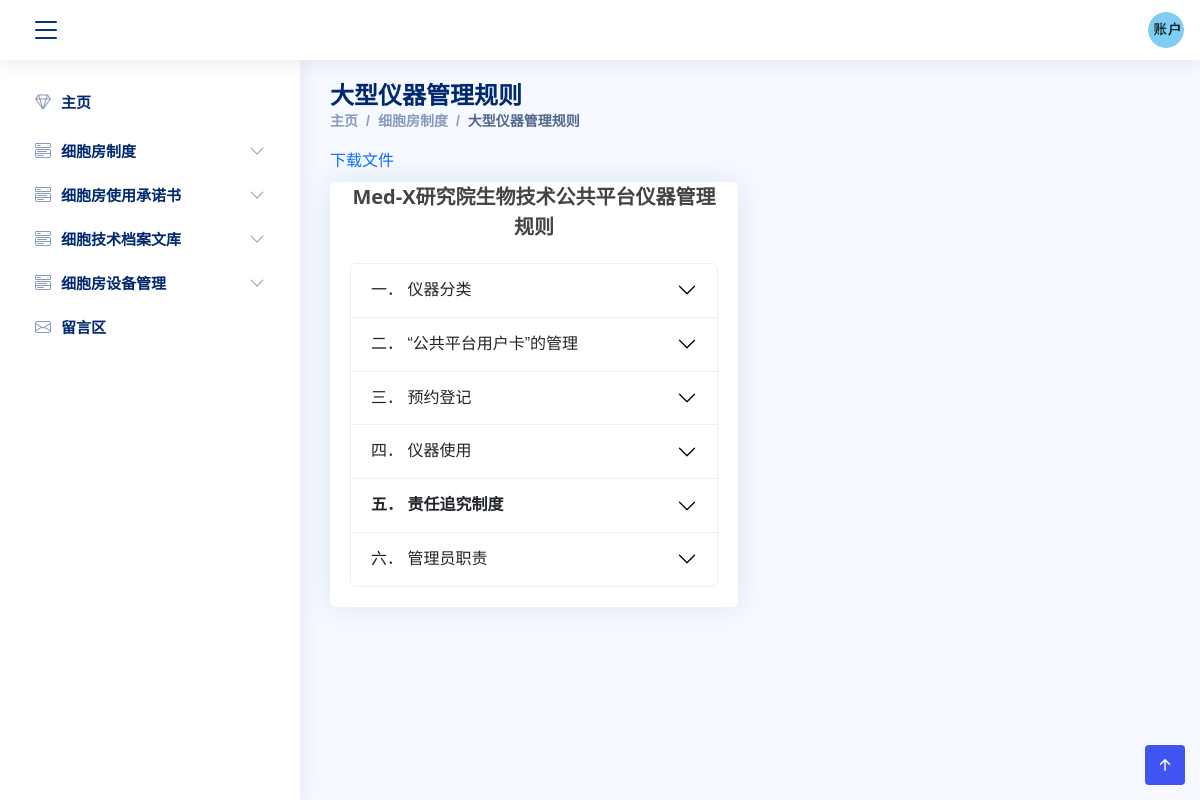
The page /unit/2 (signed in) on the database its author committed.
### MainApp/models.py (models this page shows, shortened)
class UnitGroup(models.Model):
    name = models.CharField('名称', max_length=128)
    class Meta:
        verbose_name = '单元组'
        verbose_name_plural = verbose_name

class Unit(models.Model):
    name = models.CharField('名称', max_length=128)
    file = models.ForeignKey(File, related_name='file', on_delete=models.PROTECT)
    group = models.ForeignKey(UnitGroup, related_name='unit_group', on_delete=models.PROTECT)
    content = models.TextField('内容')
    class Meta:
        verbose_name = '单元'
        verbose_name_plural = verbose_name

### MainApp/views.py (the view)
# urls.py: path('unit/<int:unit_id>', views.unit, name='unit'),
def unit(request, unit_id: int):
    if request.session.get('is_login', None) is not True:
        return redirect('MainApp:login')
    user_id = request.session.get('user_id')
    user = User.objects.get(id=user_id)
    query_unit = Unit.objects.get(id=unit_id)
    unit_groups = UnitGroup.objects.all()
    groups = []
    for group in unit_groups:
        groups.append({
            'group': group,
            'units': Unit.objects.filter(group=group)
        })
    return render(request, 'unit.html', {'user': user, 'unit': query_unit, 'groups': groups})

### MainApp/templates/unit.html (shortened to what this page needs)
{% load static %}
<!DOCTYPE html>
<html lang="zh">
<head>
    <link href="https://cdn.bootcdn.net/ajax/libs/twitter-bootstrap/5.2.0/css/bootstrap.min.css" rel="stylesheet">
    <link href="{% static 'vendor/bootstrap-icons/bootstrap-icons.css' %}" rel="stylesheet">
    <link href="{% static 'css/style.css' %}" rel="stylesheet">
</head>
<body>
{% include 'base.html' %}
<main id="main" class="main">
    <div class="pagetitle">
        <h1>{{ unit.name }}</h1>
        <nav>
            <ol class="breadcrumb">
                <li class="breadcrumb-item"><a href="{% url 'MainApp:index' %}">主页</a></li>
                <li class="breadcrumb-item">{{ unit.group.name }}</li>
                <li class="breadcrumb-item active">{{ unit.name }}</li>
            </ol>
        </nav>
        <a href="{% url 'MainApp:download' file_id=unit.file.id %}" class="link-primary">下载文件</a>
    </div>
    <section class="section">
        <div class="row align-items-top">
            <div class="col-lg-6">
                <div class="card">
                    <div class="card-body">
                        {% autoescape off %}
                            {{ unit.content }}
                        {% endautoescape %}
                    </div>
                </div>
            </div>
        </div>
    </section>
</main>
{% include 'footer.html' %}
</body>
</html>

### MainApp/templates/base.html (shortened to what this page needs)
{% load static %}
<!DOCTYPE html>
<html lang="zh">
<header class="header fixed-top d-flex align-items-center">
    <div class="d-flex align-items-center justify-content-between">
        <i class="bi bi-list toggle-sidebar-btn"></i>
    </div>
    <nav class="header-nav ms-auto">
        <ul class="d-flex align-items-center">
            <li class="nav-item dropdown pe-3">
                <a class="nav-link nav-profile d-flex align-items-center pe-0" href="#" data-bs-toggle="dropdown"
                   aria-expanded="false">
                    <img src="{% static 'img/account.png' %}" alt="Profile" class="rounded-circle">
                </a>
            </li>
        </ul>
    </nav>
</header>
<aside class="sidebar" id="sidebar">
    <ul class="sidebar-nav" id="sidebar-nav">
        <li class="nav-item">
            <a class="nav-link collapsed" href="{% url 'MainApp:index' %}">
                <i class="bi bi-gem"></i>
                <span>主页</span>
            </a>
        </li>
        {% for item in groups %}
            <a class="nav-link collapsed" data-bs-target="#model{{ item.group.id }}" data-bs-toggle="collapse" href="#">
                <i class="bi bi-menu-button-wide"></i><span>{{ item.group.name }}</span><i
                    class="bi bi-chevron-down ms-auto"></i>
            </a>
        {% endfor %}
        <li class="nav-item">
            <a class="nav-link collapsed" href="{% url 'MainApp:comments' %}">
                <i class="bi bi-envelope"></i>
                <span>留言区</span>
            </a>
        </li>
    </ul>
</aside>
</html>

### MainApp/static/css/style.css (style rules this page uses)
body { margin: 0; padding: 0; font-family: 'Source Sans Pro', sans-serif; background: #000000 radial-gradient(ellipse at center, rgba(8, 15, 15, 1) 0%, rgba(0, 0, 0, 1) 100%); filter: progid:DXImageTransform.Microsoft.gradient(startColorstr='#080F0F', endColorstr='#000000', GradientType=1); }
html { -ms-overflow-style: scrollbar; }
.alltrans, a, input[type="button"], input[type="submit"], button, table th, table td, .navigation-menu > li > a span:after, .btn, .btn:after, .section-title:after, .service-icon, .owl-dot, .owl-nav > div, .blog-img img, .owl-nav > div:before, .portfolio-box:after, .portfolio-box img, .portfolio-content { -webkit-transition: all 0.4s ease; transition: all 0.4s ease; }
a { color: #e52225; text-decoration: none; }
strong { font-weight: 700; }
p { margin: 0 0 20px; }
h1, h2, h3, h4, h5, h6 { line-height: 1.3; margin: 0 0 15px; font-weight: 700; color: #0f0f0f; text-transform: capitalize; font-family: 'Amatic SC', cursive; }
h1, h2 { font-size: 60px; }
:root { --input-padding-x: 1.5rem; --input-padding-y: .75rem; }
:root { scroll-behavior: smooth; }
body { font-family: "Open Sans", sans-serif; background: #f6f9ff; color: #444444; }
a { color: #4154f1; text-decoration: none; }
h1, h2, h3, h4, h5, h6 { font-family: "Nunito", sans-serif; }
#main { margin-top: 60px; padding: 20px 30px; transition: all 0.3s; }
.pagetitle { margin-bottom: 10px; }
.pagetitle h1 { font-size: 24px; margin-bottom: 0; font-weight: 600; color: #012970; }
.card { margin-bottom: 30px; border: none; border-radius: 5px; box-shadow: 0px 0 30px rgba(1, 41, 112, 0.1); }
.card-body { padding: 0 20px 20px 20px; }
.accordion-item { border: 1px solid #ebeef4; }
.breadcrumb { font-size: 14px; font-family: "Nunito", sans-serif; color: #899bbd; font-weight: 600; }
.breadcrumb a { color: #899bbd; transition: 0.3s; }
.breadcrumb .breadcrumb-item::before { color: #899bbd; }
.breadcrumb .active { color: #51678f; font-weight: 600; }
.header { transition: all 0.5s; z-index: 997; height: 60px; box-shadow: 0px 2px 20px rgba(1, 41, 112, 0.1); background-color: #fff; padding-left: 20px; }
.header .toggle-sidebar-btn { font-size: 32px; padding-left: 10px; cursor: pointer; color: #012970; }
.header-nav ul { list-style: none; }
.header-nav > ul { margin: 0; padding: 0; }
.header-nav .nav-profile { color: #012970; }
.header-nav .nav-profile img { max-height: 36px; }
.sidebar { position: fixed; top: 60px; left: 0; bottom: 0; width: 300px; z-index: 996; transition: all 0.3s; padding: 20px; overflow-y: auto; scrollbar-width: thin; scrollbar-color: #aab7cf transparent; box-shadow: 0px 0px 20px rgba(1, 41, 112, 0.1); background-color: #fff; }
@media (min-width: 1200px) { #main, #footer { margin-left: 300px; } }
.sidebar-nav { padding: 0; margin: 0; list-style: none; }
.sidebar-nav li { padding: 0; margin: 0; list-style: none; }
.sidebar-nav .nav-item { margin-bottom: 5px; }
.sidebar-nav .nav-link { display: flex; align-items: center; font-size: 15px; font-weight: 600; color: #4154f1; transition: 0.3; background: #f6f9ff; padding: 10px 15px; border-radius: 4px; }
.sidebar-nav .nav-link i { font-size: 16px; margin-right: 10px; color: #4154f1; }
.sidebar-nav .nav-link.collapsed { color: #012970; background: #fff; }
.sidebar-nav .nav-link.collapsed i { color: #899bbd; }
.sidebar-nav .nav-link .bi-chevron-down { margin-right: 0; transition: transform 0.2s ease-in-out; }

### rows shown on the page
UnitGroup: group.name "细胞房制度"
UnitGroup: group.name "细胞房使用承诺书"
UnitGroup: group.name "细胞技术档案文库"
UnitGroup: group.name "细胞房设备管理"
Unit: name "大型仪器管理规则", group.name "细胞房制度", content "Med-X 研究院生物技术公共平台仪器管理规则 一． 仪器分类 二． “公共平台用户卡”的管理 三． 预约登记 四． 仪器使用 五． 责任追究制度 六． 管理员职责"
